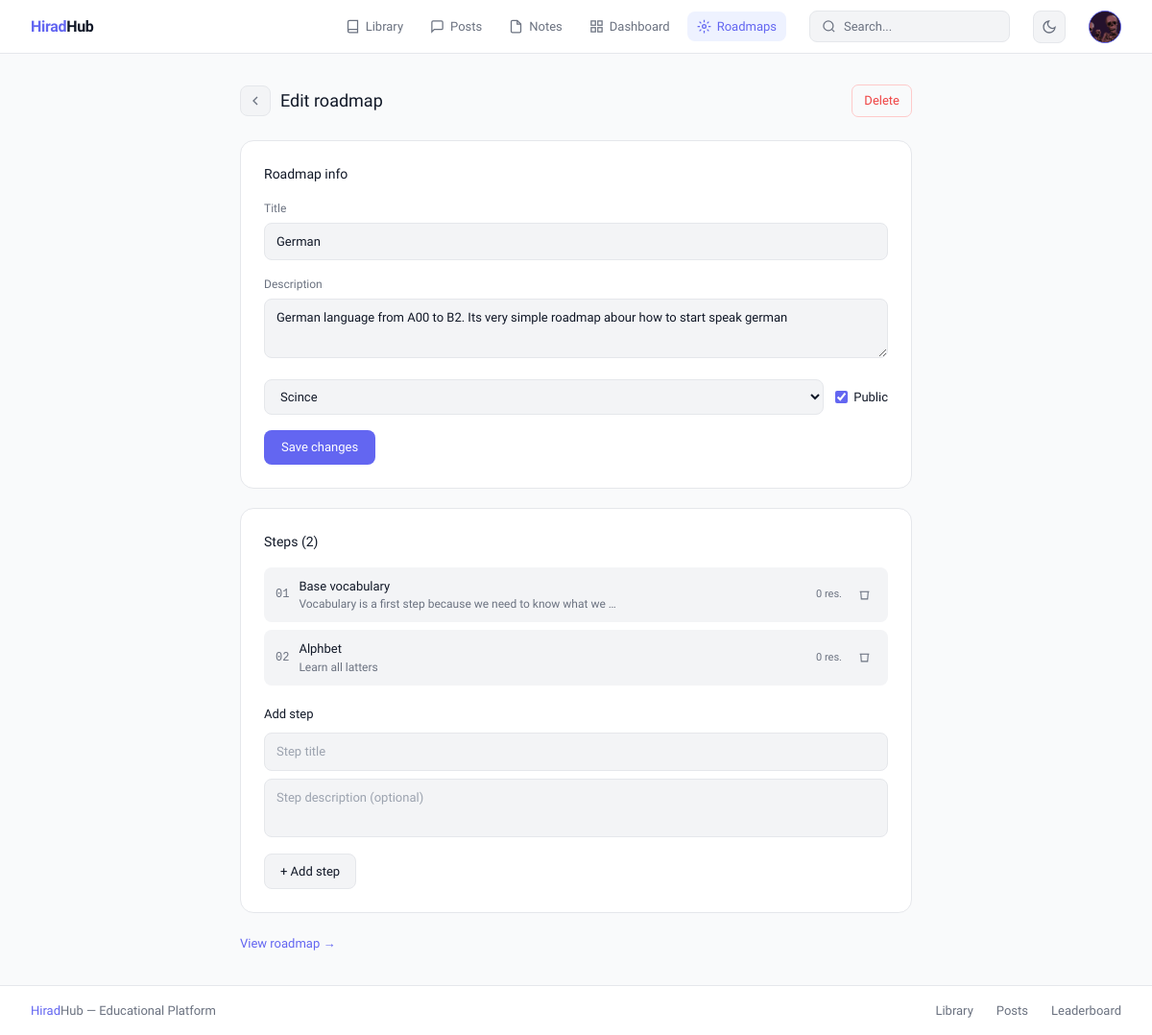
The page /roadmap/1/edit/ (signed in) on the database its author committed.
### user/models.py (models this page shows, shortened)
class CustomUser(AbstractUser):
    phone_regex = RegexValidator(
        regex=r'^\+?1?\d{9,15}$',
        message="Phone number must be entered in the format: '+999999999'. Up to 15 digits allowed."
    )
    email = models.EmailField(unique=True, db_index=True)
    first_name = models.CharField(max_length=30, blank=True)
    last_name = models.CharField(max_length=30, blank=True)
    phone_number = models.CharField(max_length=15, blank=True, validators=[phone_regex])
    profile_picture = models.ImageField(upload_to='profile_pictures/', blank=True, null=True)
    bio = models.TextField(blank=True)
    is_email_verified = models.BooleanField(default=False)
    is_verified = models.BooleanField(default=False)
    role = models.CharField(max_length=20, default='student',
    choices=[('student', 'Student'), ('teacher', 'Teacher'), ('director', 'Director'), ('admin', 'Admin'  )])
    username = models.CharField(max_length=150, unique=True)
    groups = models.ManyToManyField(
        'auth.Group',
        verbose_name='groups',
        blank=True,
        help_text='The groups this user belongs to.',
        related_name='customuser_set',
        related_query_name='user',
    )
    score = models.PositiveIntegerField(default=0, db_index=True)
    level = models.PositiveIntegerField(default=1)
    title = models.CharField(max_length=50, blank=True, default='Newcomer')
    user_permissions = models.ManyToManyField(
        'auth.Permission',
        verbose_name='user permissions',
        blank=True,
        help_text='Specific permissions for this user.',
        related_name='customuser_set',
        related_query_name='user',
    )
    class Meta:
        verbose_name = 'User'
        verbose_name_plural = 'Users'

### roadmap/models.py (models this page shows, shortened)
class Roadmap(models.Model):
    title = models.CharField(max_length=255)
    topic = models.ForeignKey(Topic, on_delete=models.SET_NULL, null=True)
    creator = models.ForeignKey(settings.AUTH_USER_MODEL, on_delete=models.CASCADE)
    is_public = models.BooleanField(default=True)
    created_at = models.DateTimeField(auto_now_add=True)
    description = models.TextField(blank=True)
    class Meta:
        indexes = [
            models.Index(fields=['topic']),
            models.Index(fields=['is_public']),
        ]

class Step(models.Model):
    roadmap = models.ForeignKey(Roadmap, related_name='steps', on_delete=models.CASCADE)
    title = models.CharField(max_length=255)
    description = models.TextField(blank=True)
    order = models.PositiveIntegerField()
    class Meta:
        ordering = ['order']
        unique_together = ('roadmap', 'order')

### library/models.py (models this page shows, shortened)
class Topic(models.Model):
    name = models.CharField(max_length=122, unique=True)
    slug = models.SlugField(max_length=122, unique=True, auto_created=True)

### roadmap/views.py (the view, shortened to what this page needs)
# urls.py: path('<int:pk>/edit/', views.roadmap_edit, name='edit'),
@login_required
def roadmap_edit(request, pk):
    roadmap = get_object_or_404(Roadmap, pk=pk, creator=request.user)
    topics = Topic.objects.all()
    steps = roadmap.steps.prefetch_related('resources').order_by('order')
    return render(request, 'roadmap/edit.html', {
        'roadmap': roadmap,
        'topics': topics,
        'steps': steps,
    })

### templates/roadmap/edit.html (shortened to what this page needs)
{% extends 'base.html' %}
{% block content %}
<div style="max-width:700px; margin:0 auto;">
  <div style="display:flex; align-items:center; gap:10px; margin-bottom:1.5rem;">
    <a href="{% url 'roadmap:detail' roadmap.pk %}"
      style="display:flex; align-items:center; justify-content:center; width:32px; height:32px; background:var(--surface2); border:0.5px solid var(--border); border-radius:8px; text-decoration:none; color:var(--muted);"
      onmouseover="this.style.color='var(--text)'" onmouseout="this.style.color='var(--muted)'">
      <svg width="16" height="16" viewBox="0 0 24 24" fill="none" stroke="currentColor" stroke-width="2"><polyline points="15 18 9 12 15 6"/></svg>
    </a>
    <h1 style="font-size:18px; font-weight:500; color:var(--text);">Edit roadmap</h1>
    <a href="{% url 'roadmap:delete' roadmap.pk %}"
      style="margin-left:auto; font-size:13px; color:#ef4444; text-decoration:none; padding:6px 12px; border:0.5px solid #fecaca; border-radius:7px; transition:background 0.15s;"
      onmouseover="this.style.background='#fef2f2'" onmouseout="this.style.background='none'">
      Delete
    </a>
  </div>
  <div style="background:var(--surface); border:0.5px solid var(--border); border-radius:14px; padding:1.5rem; margin-bottom:1.25rem;">
    <p style="font-size:14px; font-weight:500; color:var(--text); margin-bottom:1rem;">Roadmap info</p>
    <form method="POST">
      <div style="margin-bottom:1rem;">
        <label style="display:block; font-size:12px; color:var(--muted); margin-bottom:6px;">Title</label>
        <input type="text" name="title" value="{{ roadmap.title }}"
          style="width:100%; padding:9px 12px; background:var(--surface2); border:0.5px solid var(--border); border-radius:8px; font-size:13px; color:var(--text); outline:none; font-family:'Sora',sans-serif;"
          onfocus="this.style.borderColor='var(--accent)'" onblur="this.style.borderColor='var(--border)'"/>
      </div>
      <div style="margin-bottom:1rem;">
        <label style="display:block; font-size:12px; color:var(--muted); margin-bottom:6px;">Description</label>
        <textarea name="description" rows="2"
          style="width:100%; padding:9px 12px; background:var(--surface2); border:0.5px solid var(--border); border-radius:8px; font-size:13px; color:var(--text); outline:none; font-family:'Sora',sans-serif; resize:vertical; line-height:1.6;"
          onfocus="this.style.borderColor='var(--accent)'" onblur="this.style.borderColor='var(--border)'">{{ roadmap.description }}</textarea>
      </div>
      <div style="display:grid; grid-template-columns:1fr auto; gap:12px; align-items:center; margin-bottom:1rem;">
        <select name="topic"
          style="padding:9px 12px; background:var(--surface2); border:0.5px solid var(--border); border-radius:8px; font-size:13px; color:var(--text); outline:none; font-family:'Sora',sans-serif; cursor:pointer;">
          {% for topic in topics %}
            <option value="{{ topic.pk }}" {% if roadmap.topic and roadmap.topic.pk == topic.pk %}selected{% endif %}>{{ topic.name }}</option>
          {% endfor %}
        </select>
        <label style="display:flex; align-items:center; gap:6px; cursor:pointer; white-space:nowrap;">
          <input type="checkbox" name="is_public" {% if roadmap.is_public %}checked{% endif %} style="accent-color:var(--accent); width:13px; height:13px;"/>
          <span style="font-size:13px; color:var(--text);">Public</span>
        </label>
      </div>
      <button type="submit"
        style="padding:8px 18px; background:var(--accent); color:#fff; border:none; border-radius:8px; font-size:13px; font-weight:500; cursor:pointer; font-family:'Sora',sans-serif; transition:background 0.15s;"
        onmouseover="this.style.background='var(--accent-h)'" onmouseout="this.style.background='var(--accent)'">
        Save changes
      </button>
    </form>
  </div>
  <div style="background:var(--surface); border:0.5px solid var(--border); border-radius:14px; padding:1.5rem; margin-bottom:1.25rem;">
    <p style="font-size:14px; font-weight:500; color:var(--text); margin-bottom:1rem;">Steps ({{ steps|length }})</p>
    {% if steps %}
    <div style="display:flex; flex-direction:column; gap:8px; margin-bottom:1.25rem;">
      {% for step in steps %}
      <div style="display:flex; align-items:center; gap:10px; padding:10px 12px; background:var(--surface2); border-radius:8px;">
        <span style="font-size:12px; color:var(--muted); font-family:monospace; flex-shrink:0;">{{ step.order|stringformat:"02d" }}</span>
        <div style="flex:1; min-width:0;">
          <p style="font-size:13px; font-weight:500; color:var(--text);">{{ step.title }}</p>
          {% if step.description %}
            <p style="font-size:12px; color:var(--muted);">{{ step.description|truncatechars:60 }}</p>
          {% endif %}
        </div>
        <span style="font-size:11px; color:var(--muted); flex-shrink:0;">{{ step.resources.count }} res.</span>
        <form method="POST" style="margin:0;">
          <button type="submit"
            style="display:flex; align-items:center; justify-content:center; width:26px; height:26px; background:none; border:none; cursor:pointer; color:var(--muted); border-radius:6px; transition:all 0.15s;"
            onmouseover="this.style.background='#fef2f2';this.style.color='#ef4444'" onmouseout="this.style.background='none';this.style.color='var(--muted)'">
            <svg width="13" height="13" viewBox="0 0 24 24" fill="none" stroke="currentColor" stroke-width="2"><polyline points="3 6 5 6 21 6"/><path d="M19 6l-1 14H6L5 6"/></svg>
          </button>
        </form>
      </div>
      {% endfor %}
    </div>
    {% endif %}
    <form method="POST">
      <p style="font-size:13px; font-weight:500; color:var(--text); margin-bottom:10px;">Add step</p>
      <div style="margin-bottom:8px;">
        <input type="text" name="step_title" placeholder="Step title"
          style="width:100%; padding:9px 12px; background:var(--surface2); border:0.5px solid var(--border); border-radius:8px; font-size:13px; color:var(--text); outline:none; font-family:'Sora',sans-serif;"
          onfocus="this.style.borderColor='var(--accent)'" onblur="this.style.borderColor='var(--border)'"/>
      </div>
      <div style="margin-bottom:10px;">
        <textarea name="step_description" rows="2" placeholder="Step description (optional)"
          style="width:100%; padding:9px 12px; background:var(--surface2); border:0.5px solid var(--border); border-radius:8px; font-size:13px; color:var(--text); outline:none; font-family:'Sora',sans-serif; resize:none; line-height:1.6;"
          onfocus="this.style.borderColor='var(--accent)'" onblur="this.style.borderColor='var(--border)'"></textarea>
      </div>
      <button type="submit"
        style="padding:8px 16px; background:var(--surface2); border:0.5px solid var(--border); border-radius:8px; font-size:13px; color:var(--text); cursor:pointer; font-family:'Sora',sans-serif; transition:all 0.15s;"
        onmouseover="this.style.borderColor='var(--accent)';this.style.color='var(--accent)'" onmouseout="this.style.borderColor='var(--border)';this.style.color='var(--text)'">
        + Add step
      </button>
    </form>
  </div>
  <a href="{% url 'roadmap:detail' roadmap.pk %}"
    style="display:inline-flex; align-items:center; gap:6px; font-size:13px; color:var(--accent); text-decoration:none;">
    View roadmap →
  </a>
</div>
{% endblock %}

### templates/base.html (shortened to what this page needs)
<!DOCTYPE html>
<html lang="en">
<head>
    <script src="https://cdn.tailwindcss.com"></script>
</head>
<body>
    <header class="navbar">
        <a href="{% url 'main:home' %}" class="nav-logo"><span>Hirad</span>Hub</a>
        <nav class="nav-links">
            <a href="{% url 'library:home' %}" class="nav-link {% block nav_library %}{% endblock %}">
                <svg width="15" height="15" viewBox="0 0 24 24" fill="none" stroke="currentColor" stroke-width="2">
                    <path d="M4 19.5A2.5 2.5 0 0 1 6.5 17H20" />
                    <path d="M6.5 2H20v20H6.5A2.5 2.5 0 0 1 4 19.5v-15A2.5 2.5 0 0 1 6.5 2z" />
                </svg>
                Library
            </a>
            <a href="{% url 'post:list' %}" class="nav-link {% block nav_posts %}{% endblock %}">
                <svg width="15" height="15" viewBox="0 0 24 24" fill="none" stroke="currentColor" stroke-width="2">
                    <path d="M21 15a2 2 0 0 1-2 2H7l-4 4V5a2 2 0 0 1 2-2h14a2 2 0 0 1 2 2z" />
                </svg>
                Posts
            </a>
            <a href="{% url 'note:list' %}" class="nav-link {% block nav_notes %}{% endblock %}">
                <svg width="15" height="15" viewBox="0 0 24 24" fill="none" stroke="currentColor" stroke-width="2">
                    <path d="M14 2H6a2 2 0 0 0-2 2v16a2 2 0 0 0 2 2h12a2 2 0 0 0 2-2V8z" />
                    <polyline points="14 2 14 8 20 8" />
                </svg>
                Notes
            </a>
            <a href="{% url 'main:dashboard' %}" class="nav-link {% block nav_dashboard %}{% endblock %}">
                <svg width="15" height="15" viewBox="0 0 24 24" fill="none" stroke="currentColor" stroke-width="2">
                    <rect x="3" y="3" width="7" height="7" />
                    <rect x="14" y="3" width="7" height="7" />
                    <rect x="14" y="14" width="7" height="7" />
                    <rect x="3" y="14" width="7" height="7" />
                </svg>
                Dashboard
            </a>
            <a href="{% url 'roadmap:list' %}" class="nav-link {% block nav_roadmap %}{% endblock %}">
                <svg width="15" height="15" viewBox="0 0 24 24" fill="none" stroke="currentColor" stroke-width="2">
                    <circle cx="12" cy="12" r="3"/>
                    <path d="M12 1v4M12 19v4M4.22 4.22l2.83 2.83M16.95 16.95l2.83 2.83M1 12h4M19 12h4M4.22 19.78l2.83-2.83M16.95 7.05l2.83-2.83"/>
                </svg>
                Roadmaps
            </a>
        </nav>
        <div class="search-wrap">
            <form class="search-form" id="search-form" autocomplete="off">
                <svg width="15" height="15" viewBox="0 0 24 24" fill="none" stroke="currentColor" stroke-width="2"
                    style="color:var(--muted);flex-shrink:0;">
                    <circle cx="11" cy="11" r="8" />
                    <path d="m21 21-4.35-4.35" />
                </svg>
                <input type="text" id="search-input" name="q" placeholder="Search..."
                    value="{{ request.GET.q|default:'' }}" />
            </form>
        </div>
        <button class="theme-btn" id="theme-toggle" title="Toggle theme">
            <svg id="icon-moon" width="16" height="16" viewBox="0 0 24 24" fill="none" stroke="currentColor"
                stroke-width="2">
                <path d="M21 12.79A9 9 0 1 1 11.21 3 7 7 0 0 0 21 12.79z" />
            </svg>
        </button>
        {% if user.is_authenticated %}
        <div class="dropdown" id="user-dropdown">
            <div class="avatar-btn" id="avatar-btn">
                {% if user.profile_picture %}
                <img src="{{ user.profile_picture.url }}" alt="avatar" />
                {% else %}
                {{ user.username|first|upper }}
                {% endif %}
            </div>
        </div>
        {% else %}
        <div style="display:flex;align-items:center;gap:6px;flex-shrink:0;">
            <a href="{% url 'user:login' %}" class="btn-ghost">Login</a>
            <a href="{% url 'user:register' %}" class="btn-primary">Register</a>
        </div>
        {% endif %}
    </header>
    <main>{% block content %}{% endblock %}</main>
    <footer>
        <span><span style="color:var(--accent);font-weight:500;">Hirad</span>Hub — Educational Platform</span>
        <div class="footer-links">
            <a href="{% url 'library:home' %}">Library</a>
            <a href="{% url 'post:list' %}">Posts</a>
            <a href="{% url 'main:leaderboard' %}">Leaderboard</a>
        </div>
    </footer>
</body>
</html>

### rows shown on the page
CustomUser: profile_picture (picture)
Roadmap: title "German", description "German language from A00 to B2. Its very simple roadmap abour how to start speak german", topic "Scince", is_public "☑"
Step: order "01", title "Base vocabulary", description "Vocabulary is a first step because we need to know what we …", resources.count "0"
Step: order "02", title "Alphbet", description "Learn all latters", resources.count "0"

### other values the page prints
{{ steps|length }} "2"
